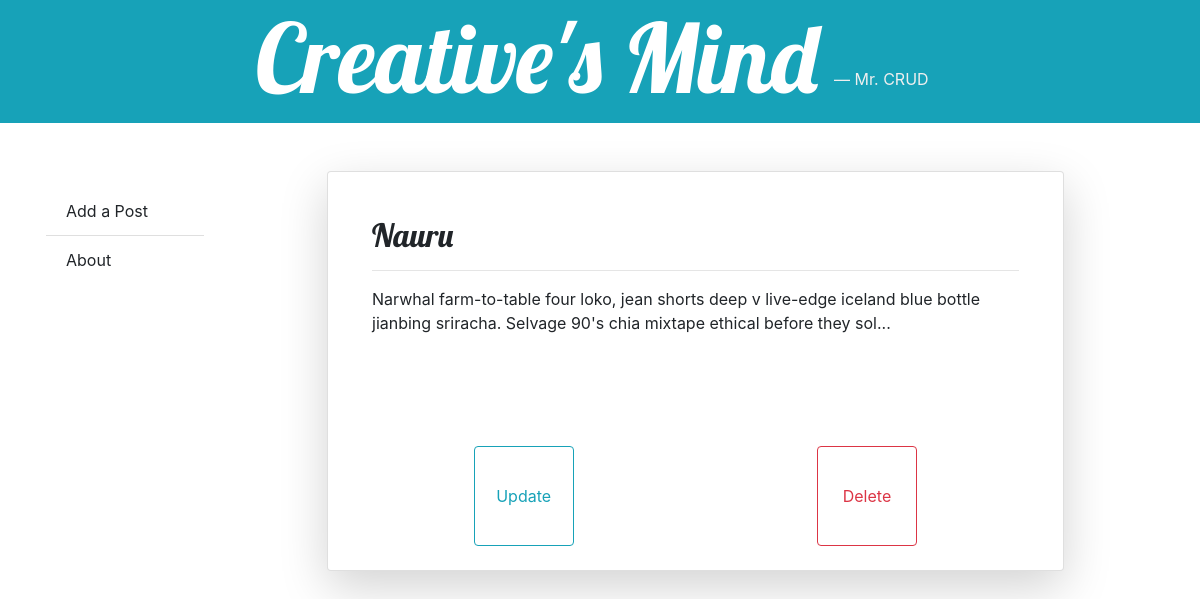
The page /detail/4 on the database its author committed.
### myapp/models.py (models this page shows, shortened)
class Post(models.Model):
    title = models.CharField(max_length=300, unique=True)
    content = models.TextField()

### myapp/views.py (the view)
# urls.py: path('detail/<int:post_id>', views.detail, name='detail'),
def detail(request, post_id):
    post = Post.objects.filter(id=post_id).first()
    if post is None:
        raise Http404('personalised error message')
    return render(request, 'myapp/detail.html', {'post': post})

### myapp/templates/myapp/detail.html
{% extends "myapp/base.html" %}
{% block body_block %}
<div class="col-md-10 offset-1">
    <div class="card p-4 shadow-lg animated jello" style="height: 400px;">
        <div class="card-body">
            <h2>{{ post.title|title }}</h2>
            <hr>
            <p>{{ post.content|slice:":150" }}...</p>
        </div>
        <div class="d-flex">
            <a class="btn btn-outline-info d-flex justify-content-center" style="height: 100px;width:100px;"
                href="{% url 'myapp:create_update' %}?id={{ post.id }}">
                <span class="align-self-center">Update</span>
            </a>
            <a class="btn btn-outline-danger d-flex justify-content-center" style="height: 100px;width:100px;"
                href="{% url 'myapp:delete' post_id=post.id %}">
                <span class="align-self-center">Delete</span>
            </a>
        </div>
    </div>
</div>
{% endblock %}

### myapp/static/css/mystyle.css (style rules this page uses)
h1, h2, h3 { font-family: 'Lobster', cursive; }
a { margin: 0 auto; transition-duration: 0.6s !important; transition-property: border-radius !important; }

### rows shown on the page
Post: title "Nauru", content "Narwhal farm-to-table four loko, jean shorts deep v live-edge iceland blue bottle jianbing sriracha. Selvage 90's chia mixtape ethical before they sol"
